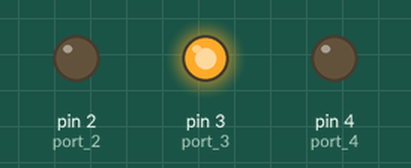
This sketch was run on a simulated Arduino Uno, built with avr-gcc and run on an emulated ATmega328P. Parts: output pins drawn as LEDs (lit = HIGH). What the sketch prints to the serial monitor is not drawn.

Above: at 0.2 s.
At 2.2 s:
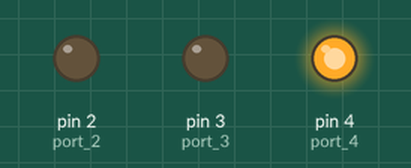
At 3.7 s:
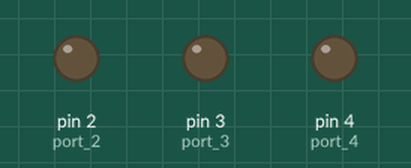
At 7.2 s:
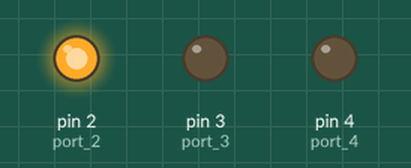
Timing chart, 0 to 7.8 s (numbered marks = the images above):
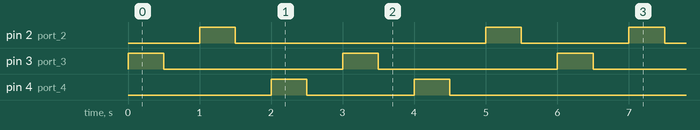

The sketch:

Exercise_4.ino
```cpp
//---- Exercise #4 : ไฟวิ่งซ้ายไปขวาและขวาไปซ้ายตลอด ระยะเวลาวิ่ง 500 ms ต่อการติดและดับ ตัวอย่างนี้ วิ่ง ซ้ายไปขวาเท่านั้น
//------- LED ขายาวคือ อาโนด นะ...
#define port_2  2
#define port_3  3
#define port_4  4
bool red_st, green_st, yellow_st;
void setup() {
  Serial.begin(9600);
  pinMode(port_2, OUTPUT);
  pinMode(port_3, OUTPUT);
  pinMode(port_4, OUTPUT);
  digitalWrite(port_2, LOW);
  digitalWrite(port_3, LOW);
  digitalWrite(port_4, LOW);
  Serial.println("Setting ok...");
}

void loop() {
  //--------- L1 on ------------
  pinMode(port_2, OUTPUT);
  digitalWrite(port_2, LOW);
  pinMode(port_3, OUTPUT);
  digitalWrite(port_3, HIGH);
  pinMode(port_4, INPUT);
  digitalWrite(port_4, LOW);
  delay(500);
  digitalWrite(port_2, LOW);
  digitalWrite(port_3, LOW);
  pinMode(port_4, OUTPUT);
  digitalWrite(port_4, LOW);
  delay(500);
  //--------- L2 on ------------
  digitalWrite(port_2, HIGH);
  digitalWrite(port_3, LOW);
  pinMode(port_4, INPUT);
  digitalWrite(port_4, LOW);
  delay(500);
  digitalWrite(port_2, LOW);
  digitalWrite(port_3, LOW);
  pinMode(port_4, OUTPUT);
  digitalWrite(port_4, LOW);
  delay(500);
  //--------- L3 on ------------
  pinMode(port_2, INPUT);
  digitalWrite(port_2, LOW);
  digitalWrite(port_3, LOW);
  digitalWrite(port_4, HIGH);
  delay(500);
  pinMode(port_2, OUTPUT);
  digitalWrite(port_2, LOW);
  digitalWrite(port_3, LOW);
  digitalWrite(port_4, LOW);
  delay(500);
  //--------- L4 on ------------
  pinMode(port_2, INPUT);
  digitalWrite(port_2, LOW);
  digitalWrite(port_3, HIGH);
  digitalWrite(port_4, LOW);
  delay(500);
  pinMode(port_2, OUTPUT);
  digitalWrite(port_2, LOW);
  digitalWrite(port_3, LOW);
  digitalWrite(port_4, LOW);
  delay(500);
  //--------- L5 on ------------
  digitalWrite(port_2, LOW);
  pinMode(port_3, INPUT);
  digitalWrite(port_3, LOW);
  digitalWrite(port_4, HIGH);
  delay(500);
  digitalWrite(port_2, LOW);
  pinMode(port_3, OUTPUT);
  digitalWrite(port_3, LOW);
  digitalWrite(port_4, LOW);
  delay(500);
  //--------- L6 on ------------
  digitalWrite(port_2, HIGH);
  pinMode(port_3, INPUT);
  digitalWrite(port_3, LOW);
  digitalWrite(port_4, LOW);
  delay(500);
  digitalWrite(port_2, LOW);
  pinMode(port_3, OUTPUT);
  digitalWrite(port_3, LOW);
  digitalWrite(port_4, LOW);
  delay(500);
 }
```

Measured:
- by itself, pin 2 (port_2): repeats every 6.0 s: LOW 3.5 s, HIGH 0.50 s, LOW 1.5 s, HIGH 0.50 s
- by itself, pin 3 (port_3): alternates HIGH for 0.50 s and LOW for 2.5 s
- by itself, pin 4 (port_4): repeats every 6.0 s: LOW 1.5 s, HIGH 0.50 s, LOW 3.5 s, HIGH 0.50 s
